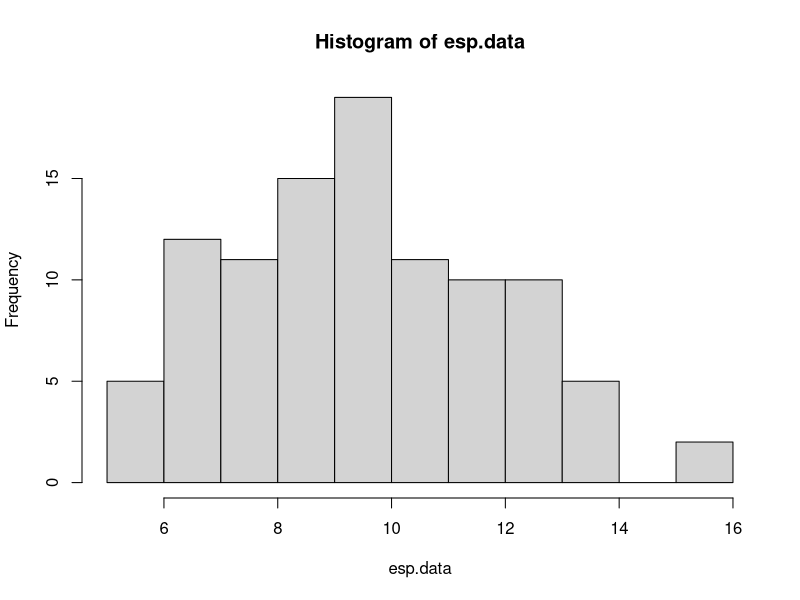
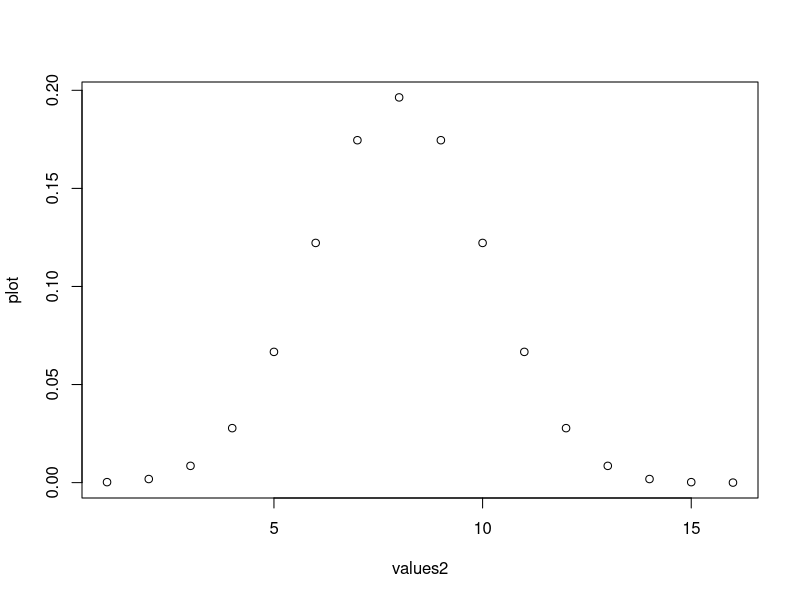
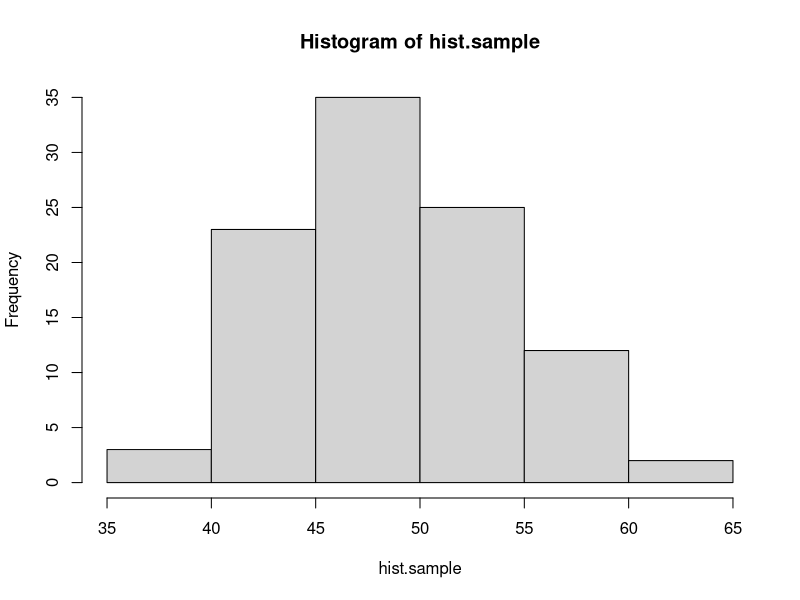
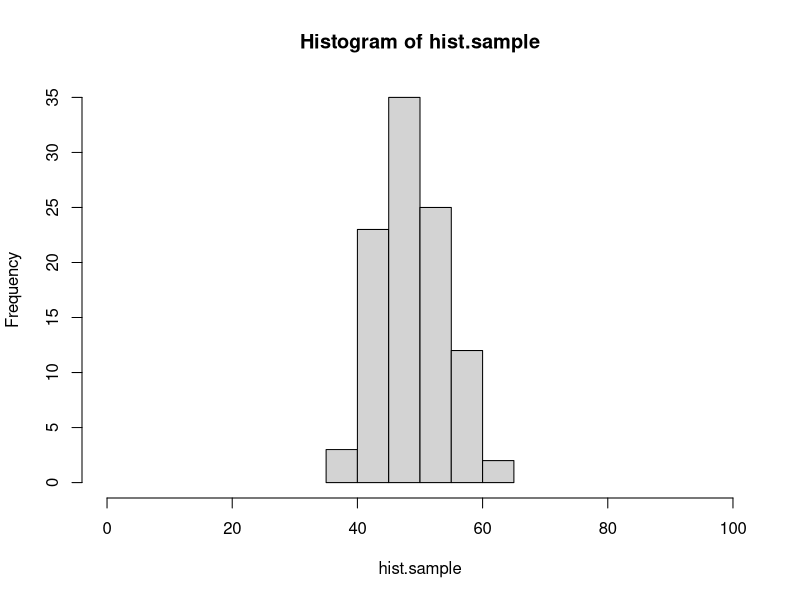
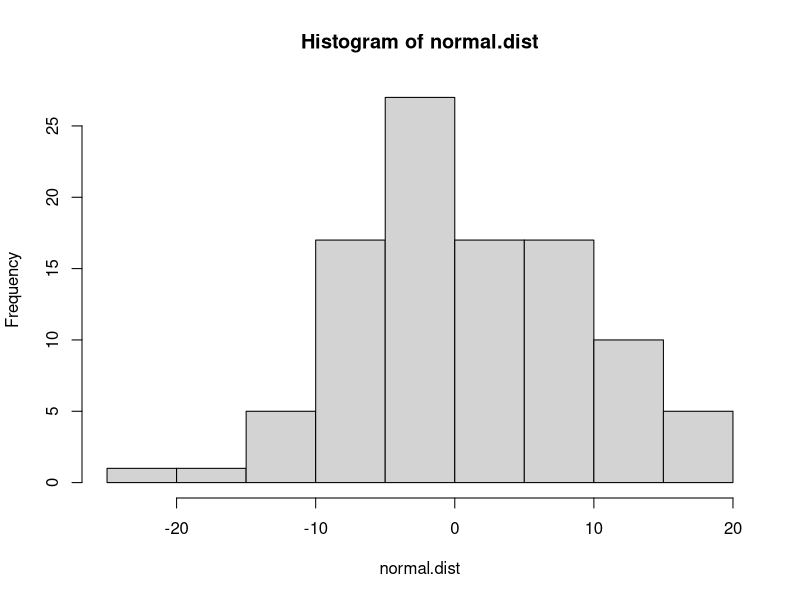
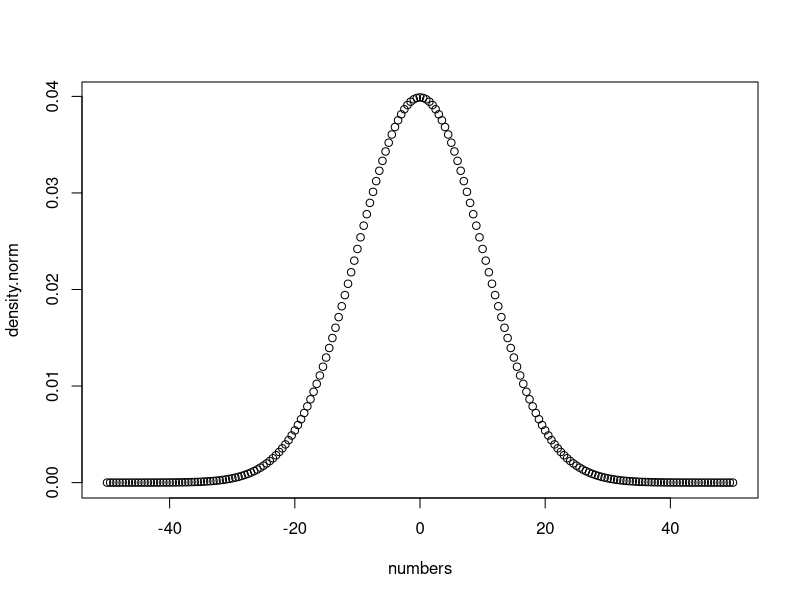

Generate these figures, in order, with R: (Note: this script raises an error after producing the figures.)
#### practice with probability distributions ####

# calculating the likelihood requires understanding how to work
# with probability distributions. let's start with the binomial
# distribution.

# the binomial distribution describes the number of "success" in
# some number of "trials" given some probability of success. it 
# is the "coin flipping" distribution. 

# in R, we can draw a sample from a binomial distribution with rbinom()
# this isn't the first time you've seen rbinom, but here it is again, 
# with the parameters spelled out. you can try changing these to explore
# how the function works.

number.of.samples <- 10
number.of.trials.per.sample <- 100
probability.of.success <- 0.5

rbinom(number.of.samples, number.of.trials.per.sample, probability.of.success)

# below, use rbinom to create sample data for the following scenario.
# an experiment tests whether subjects have ESP. 100 subjects are each given
# the opportunity to predict whether a randomly generated number is odd or even.
# each subject makes 20 guesses.
# of course, ESP doesn't exist, so the probability of a successful guess is 0.50.
# store the result in a vector called esp.data


esp.data <- rbinom(100, 20, 0.5)


# a quick way to visualize a distribution is with the hist() function:
hist(esp.data)

# what if we want to know the probability of someone getting exactly 10 guesses
# correct out of 20, if they are randomly guessing? for that we use the density
# function of the binomial: dbinom()

value.to.check <- 10
number.of.trials <- 20
probability.of.success <- 0.5

dbinom(value.to.check, number.of.trials, probability.of.success)

# use dbinom to find out the probability of someone answering 87 out of 100
# questions correctly, if they have a 0.9 probability of giving a correct answer
# for each individual question.

dbinom(87,100,0.9)

# with dbinom, you can use a vector as the first argument, to check the probability
# of multiple values at the same time:

values <- c(3, 4, 5)
dbinom(values, 8, 0.5)

# using this shortcut, *plot* the full distribution (probability mass function)
# for flipping 16 fair coins, counting the total number of heads.
# hint: create one vector for the different possible outcomes
#       then use dbinom to calculate the probability of all of the elements in the vector

values2 <- c(1,2,3,4,5,6,7,8,9,10,11,12,13,14,15,16)
plot <- dbinom(values2,16,0.5)

plot(x = values2, y = plot)

# quick detour #

# here's a quick tip about plot() or hist()
# if you want to change the range on the x-axis, you can use the xlim argument:

hist.sample <- rbinom(100, 100, 0.5)
hist(hist.sample)
hist(hist.sample, xlim=c(0,100)) # compare this plot to the line above.

# the normal distribution ##

# normal (gaussian) distributions are characterized by two parameters: mean and standard deviation
# the mean is the the location of the peak of the distribution, and the sd controls the width.
# the smaller the sd, the more peaked the distribution is in the center.

# like the binomial, there are rnorm() and dnorm() functions.

# generate 100 samples from a normal distribution with mean 0 and standard deviation 10.
# then use hist() to create a histogram of these samples.

normal.dist <- rnorm(100,0,10)
hist(normal.dist)

# now plot the probability density function of this distribution.
# use the same strategy as you did above with the binomial to find the density of the normal
# distribution with mean 0 and sd 10 for values between -50 and 50. the distribution is continuous
# so, choose a reasonably small step size between values (remember the seq() function).
numbers <- seq(from = -50, to = 50, by = 0.5)
density.norm <- dnorm(numbers, 0, 10)
plot(x = numbers, y = density.norm)

#### practice calculating likelihoods ####

# here's some data from 10 participants in an ESP experiment like the one described
# above. each subject had 20 guesses. the number of correct guesses is reported.

esp.practice.data <- data.frame(subject=1:10, n.correct=c(11,10,6,10,6,12,10,8,9,11))

# calculate the likelihood (regular, not log) for this data for three different values
# of the probability of success parameter: 0.4, 0.5, and 0.6.
# hint: prod() will multiple all elements of a vector together.

prod(dbinom(esp.practice.data$n.correct, 20, 0.4))
prod(dbinom(esp.practice.data$n.correct, 20, 0.5))
prod(dbinom(esp.practice.data$n.correct, 20, 0.6))


# which parameter value of those options is most likely?

# success parameter = 0.5 is most likely (4.433186e-10)

# here is a sample of response times for a single subject from a rapid decision making experiment.
rt.sample <- c(391.5845, 411.9970, 358.6373, 505.3099, 616.2892, 481.0751, 422.3132, 511.7213, 205.2692, 522.3433, 370.1850,
               517.4617, 332.3344, 316.8760, 395.5431, 231.7831, 399.8646, 238.9064, 299.7924, 474.7512, 271.6326, 423.4861,
               379.7867, 212.7789, 233.8291, 472.4591, 534.2131, 453.9655, 408.3443, 352.3001)

# calculate the **log** likelihood for this data assuming that it is generated by a normal
# distribution for each of the following parameters. 
# hint: sum() adds the numbers in a vector. log() is the natural log function, or log=T for dnorm().

# 1) mean 350, sd 50
sum(dnorm(rt.sample, 350, 50, log=TRUE))

# 2) mean 400, sd 50
sum(dnorm(rt.sample, 400, 50, log=TRUE))

# 3) mean 450, sd 50
sum(dnorm(rt.sample, 450, 50, log=TRUE))

# 4) mean 350, sd 100
sum(dnorm(rt.sample, 350, 100, log=TRUE))

# 5) mean 400, sd 100
sum(dnorm(rt.sample, 400, 100, log=TRUE))

# 6) mean 450, sd 100
sum(dnorm(rt.sample, 450, 100, log=TRUE))

# which parameter set has the highest likelihood?

# mean = 400, sd = 100 has the highest likelihood (-182.5699)

# here is a set of data for a subject in a categorization experiment, modeled with GCM.
# calculate the log likelihood of the parameters in the model (which i am not showing you).
# the point here is to know what to do when the model gives you a predicted probability
# of a response, and the data is either that response or not that response.
# hint: add a new column indicating the likelihood of each response, using mapply. then convert to log and add.
# if you do this correctly, the answer is -10.84249.

gcm.practice.data <- data.frame(correct.response = c(T, T, T, T, F, T, T, F, T, T, T, F, F, T, T, F, T, T, T, T),
                                gcm.probability.correct = c(0.84, 0.80, 0.84, 0.80, 0.79, 0.86, 0.89, 0.87, 0.69, 0.85, 0.75,
                                                            0.74, 0.82, 0.85, 0.87, 0.69, 0.83, 0.87, 0.80, 0.76))

gcm.practice.data$likelihood.of.response <- mapply(function(correct.response, gcm.probability.correct){
  if (correct.response == T){
    return(gcm.probability.correct)}
  if (correct.response == F){
    return(1 - gcm.probability.correct)}
  
}, gcm.practice.data$correct.response, gcm.practice.data$gcm.probability.correct)

sum(log(gcm.practice.data$likelihood.of.response))

#### maximum likelihood estimation ####

# the same search strategies we used for parameter fitting with rmse can be used with likelihoods,
# including grid search.

# here are the number of correct responses each subject gave in an experiment in which they had to
# decide if two images were the same or different. there were 40 trials for each subject

same.diff.data <- c(32, 29, 31, 34, 26, 29, 31, 34, 29, 31, 30, 29, 31, 34, 33, 27, 32, 29, 29, 27)


# we can model this experiment's data as 40 coin flips for each subject. use grid search to plot the likelihood
# function for values of theta (probability of a correct response) between 0.5 and 0.9, in steps of 0.01.
# start by writing a function that calculates the likelihood (not log) for the entire set of data given a value of theta.

likelihood <- function(prob.of.success){
  prod(dbinom(same.diff.data, 40, prob.of.success))
}

# then use sapply to run the function for each possible value of theta in the set. use seq() to generate the
# set of possible values. plot the set of values on the x axis and the corresponding likelihoods on the y axis.

possible.parameters <- seq(from = 0.5, to = 0.9, by = 0.01)

data<- data.frame(possible.parameters)

data$likelihood.parameter <- sapply(possible.parameters, likelihood)

plot(x = possible.parameters, y = likelihood.parameter)
  

# the "true" underlying value i used to generate the data was 0.75. does that match up with the grid search?

which.max(data$likelihood.parameter)
#### grid search returns 0.76 as most likely parameter



# in this section, you'll do model recovery for a descriptive model of the linear relationship 
# between two continuous variables.

# let's assume that variable y is a linear function of variable x, such that:
# y = 4 + 0.8x

# create a vector of x values from 0 to 100, and the corresponding vector of y values,
# then plot these with x values on the x axis, and y values on the y axis.

# answer needed here.

# now let's assume that the relationship between x and y isn't perfect. there's a bit of random
# noise. add a random sample from a normal distribution with mean 0 and sd 10 to each y value.
# hint: there are 101 y values, so you need 101 samples.

# answer needed here.

# plot the data again, with the new noisy y values.

# answer needed here.

# there are three parameter values that control this plot,
# the intercept of the line: 4
# the slope of the line: 0.8
# the sd of the normal distribution: 10

# say that we observe a point of data, x = 20 and y = 27.
# the linear equation, y <- 4 + 0.8*x, predicts that when x is 20 y should also be 20.
4 + 0.8*20

# our model of this data assumes that the relationship is not perfect.
# we assume that there is noise so that when x is 20, the most likely value of y should be 4 + 0.8*x,
# but other values of y are possible. we describe the probability of different values of y with a normal
# distribution. when x is 20, then the normal distribution of y values is centered on 20, because the line
# says that y is 4 + 0.8x. using the normal distribution is helpful because it gives us a way to quantify
# how likely a value of 19 is compared to a value of 16, when x is 20.

# here's an example
x.observed <- 20
y.predicted <- 4 + 0.8*x.observed

# to find out the probability of y.observed=20, use dnorm()
# the mean of the normal distribution should be y.predicted (the distribution is centered on the line)
# and the sd of the normal is a parameter we will estimate, but for the demo below, is set to 10.
y.observed <- 20
dnorm(y.observed, y.predicted, 10)

# write the code to see how likely it is that y will be 33 when x is 29? (assuming sd = 10)
# the correct answer is 0.03371799...

# answer needed here.

# now generalize your solution to compute the likelihood of each value of y that you generated above.
# in other words, write the code that takes a vector of x and y values, and returns the probability
# of each pair given that the relationship between x and y is y <- 4 + 0.8*x and the normal distribution has an sd of 10.

# answer needed here.

# now generalize your solution one step further. write a function that takes in a vector of parameters,
# where parameters[1] is the intercept, parameters[2] is the slope, and parameters[3] is the sd of the normal,
# and returns the total **negative log likelihood**. remember, we want the negative log likelihood because
# optim() will find the set of parameters that minimizes a function.

# answer needed here.

# use optim() and Nelder-Mead to search for the best fitting parameters. remember to ensure that sd > 0
# and return NA if it is not.

# answer needed here.

# finally, plot the best fitting line on your points by using the abline() function, and the parameters that optim() found.

# answer needed here.